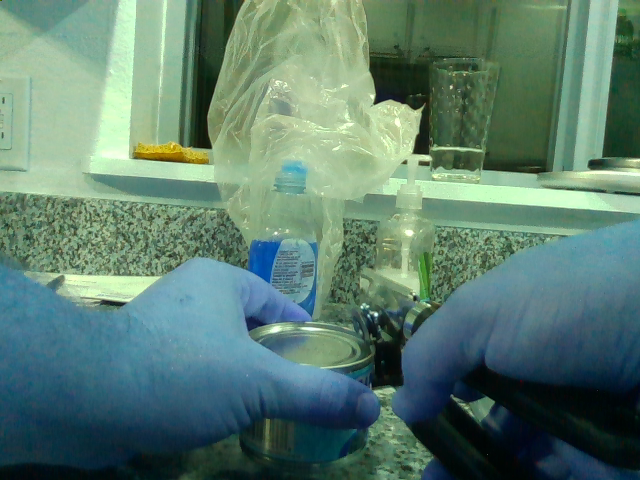
#> input picture segmentation/rgb_10561.png, 640 x 480 px
$ jupyter execute 'Image Segmentation.ipynb'
#> lines starting #> are read from the running program, lines starting #| are printed output that depends on the picture; after the words box and inside, x2 and y2 are one past the last pixel; in counts of white or black regions, pixels touching at a corner belong together
[cell 1]
import numpy as np
import matplotlib.pyplot as plt
from skimage import data
from skimage import filters
import numpy as np
import cv2
from matplotlib import pyplot as plt

[cell 2]
# load the data
img = cv2.imread("rgb_10561.png")
#> img is the input picture: shape (480, 640, 3); mean B, G, R 111.1, 125.5, 92.8
file = open("rgb_10561.txt", "r")
#> (reads segmentation/rgb_10561.txt from the repository)
one_line = file.readline()
box_list = []

# preprocess data
while (one_line != ''):
    if "person" in one_line:
        one_line = file.readline()
        num = one_line.split(']')[1]
        num = num.split(',')
        left = int(num[0])
        right = int(num[1])
        top = int(num[2])
        bot = int(num[3])
        box_list.append((left, right, top, bot))
    else:
        one_line = file.readline()

# apply energy based seg
mask2 = np.zeros((img.shape[0], img.shape[1]))
for each_box in box_list:
    mask = np.zeros(img.shape[:2],np.uint8)
    bgdModel = np.zeros((1,65),np.float64)
    fgdModel = np.zeros((1,65),np.float64)
    rect = each_box
    x = rect[0]
    w = rect[1] - rect[0]
    y = rect[2]
    h = rect[3] - rect[2]

    rect = (x,y,w,h)
    cv2.grabCut(img,mask,rect,bgdModel,fgdModel,5,cv2.GC_INIT_WITH_RECT)
    mask2 += np.where((mask==2)|(mask==0),0,1).astype('uint8')
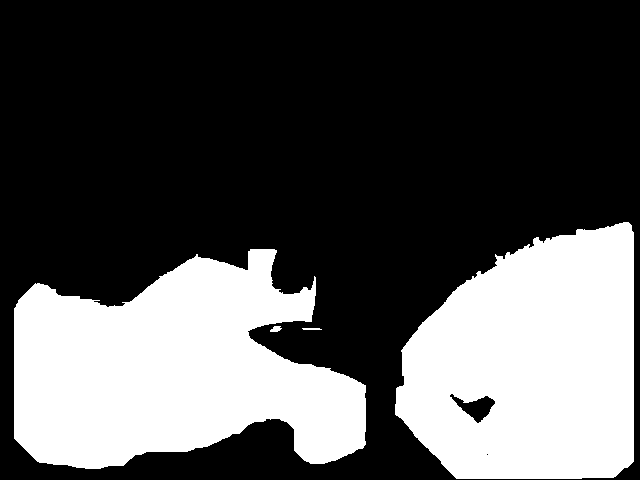
#> mask2: shape (480, 640) float64; values 0 (black) and 1 (white), 32.9% white; 4 white regions, box (x1, y1, x2, y2) and area: (14, 249, 366, 469) 52854, (395, 222, 634, 479) 48062, (270, 326, 282, 332) 51, (302, 328, 322, 330) 37

# plot mask only
plt.imshow(mask2)
plt.show()

# plot the original image with mask

# print (mask2.shape)
# img = img*mask2[:,:,np.newaxis]
# plt.imshow(img),plt.colorbar(),plt.show()
